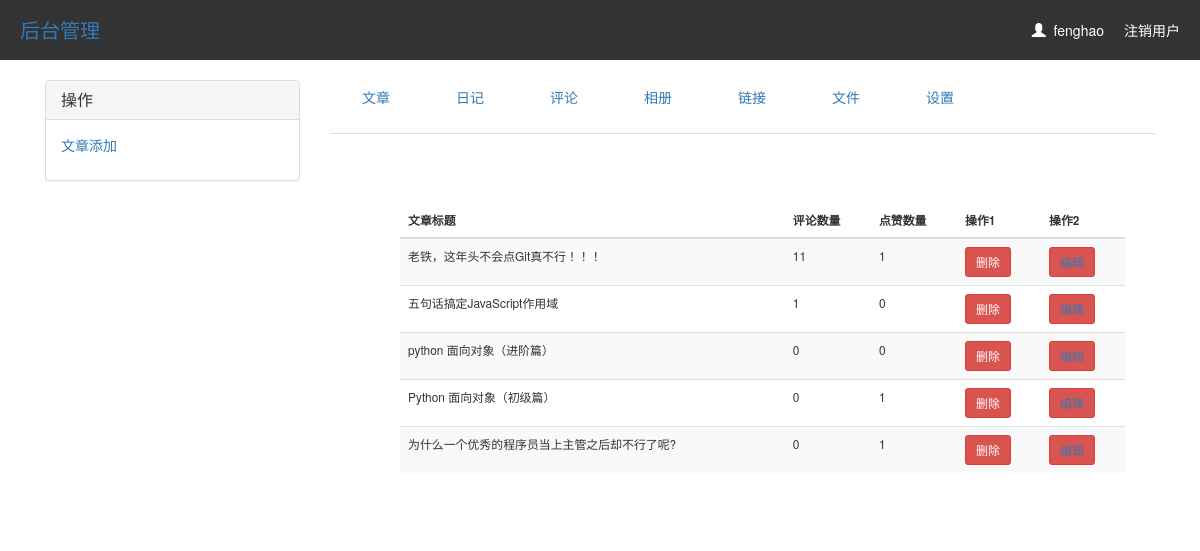
Screenshot of /backend/ (signed in) with the database file from the repository.
### app01/models.py (models this page shows, shortened)
class UserInfo(AbstractUser):
    nid = models.AutoField(primary_key=True)
    telephone = models.CharField(max_length=11, null=True, unique=True)
    avatar = models.FileField(upload_to='avatars/', default="avatars/default.png")
    create_time = models.DateTimeField(verbose_name='创建时间', auto_now_add=True)
    blog = models.OneToOneField(to='Blog', to_field='nid', null=True, on_delete=models.CASCADE)

class Article(models.Model):
    nid = models.AutoField(primary_key=True)
    title = models.CharField(max_length=50, verbose_name='文章标题')
    desc = models.CharField(max_length=255, verbose_name='文章描述')
    create_time = models.DateTimeField(verbose_name='创建时间', auto_now_add=True)
    content = models.TextField()
    comment_count = models.IntegerField(default=0)
    up_count = models.IntegerField(default=0)
    down_count = models.IntegerField(default=0)
    user = models.ForeignKey(verbose_name='作者', to='UserInfo', to_field='nid', on_delete=models.CASCADE)
    category = models.ForeignKey(to='Category', to_field='nid', null=True, on_delete=models.CASCADE)
    tags = models.ManyToManyField(
        to="Tag",
        through='Article2Tag',
    )

### app01/views.py (the view)
# urls.py: path('backend/', views.backend),
def backend(request):
    user = request.user
    article_list = Article.objects.filter(user=user)
    return render(request, "backend/backend.html", locals())

### templates/backend/backend.html (shortened to what this page needs)
{% extends 'backend/base.html' %}
{% block content %}
 <div class="article_list small">
                             <table class="table table-hover table-striped ">
                                 <thead>
                                     <th>文章标题</th>
                                     <th>评论数量</th>
                                     <th>点赞数量</th>
                                     <th>操作1</th>
                                     <th>操作2</th>
                                 </thead>
                                 <tbody>
                                     {% for article in article_list %}
                                     <tr id="p{{ article.pk }}">
                                         <td>{{ article.title }}</td>
                                         <td>{{ article.comment_count }}</td>
                                         <td>{{ article.up_count }}</td>
                                         <td><button type="submit" class="del btn btn-danger btn-sm" name="{{ article.title }}" value="{{ article.pk }}">删除</button></td>
                                         <td><button type="submit" class="del btn btn-danger btn-sm" ><a href="/edit_article/{{ article.pk }}/">编辑</a></button></td>
                                     </tr>
                                     {% endfor %}
                                 </tbody>
                             </table>
                        </div>
{% endblock %}

### templates/backend/base.html (shortened to what this page needs)
<!DOCTYPE html>
<html lang="en">
<head>
    <link rel="stylesheet" href="/static/bootstrap/css/bootstrap.css">
    <link rel="stylesheet" href="/static/css/backend.css">
</head>
<body>
<div class="header">
    <p class="title">
        <a href="/backend/">后台管理</a>
        <a class="info" href="/logout/">注销用户</a>
        <span class="info"><span class="glyphicon glyphicon-user"></span>&nbsp;&nbsp;{{ request.user.username }}</span>
    </p>
</div>
<div class="container">
    <div class="col-md-3">
        <div class="panel-group" id="accordion" role="tablist" aria-multiselectable="true">
            <div class="panel panel-default">
                <div class="panel-heading" role="tab" id="headingOne">
                    <h4 class="panel-title">
                        <a role="button" data-toggle="collapse" data-parent="#accordion" href="#collapseOne"
                           aria-expanded="true" aria-controls="collapseOne">
                            操作
                        </a>
                    </h4>
                </div>
                <div id="collapseOne" class="panel-collapse collapse in" role="tabpanel" aria-labelledby="headingOne">
                    <div class="panel-body">
                        <p><a href="/backend/add_article/">文章添加</a></p>
                    </div>
                </div>
            </div>
        </div>
    </div>
    <div class="col-md-9">
        <div>
            <ul class="nav nav-tabs" role="tablist">
                <li role="presentation" class="alert"><a href="#home" aria-controls="home" role="tab"
                                           data-toggle="tab">文章</a></li>
                <li role="presentation" class="alert"><a href="#profile" aria-controls="profile" role="tab"
                                           data-toggle="tab">日记</a></li>
                <li role="presentation" class="alert"><a href="#messages" aria-controls="messages" role="tab" data-toggle="tab">评论</a>
                </li>
                <li role="presentation" class="alert"><a href="#settings" aria-controls="settings" role="tab" data-toggle="tab">相册</a>
                </li>
                <li role="presentation" class="alert"><a href="#settings" aria-controls="settings" role="tab" data-toggle="tab">链接</a>
                </li>
                <li role="presentation" class="alert"><a href="#settings" aria-controls="settings" role="tab" data-toggle="tab">文件</a>
                </li>
                <li role="presentation" class="alert"><a href="#settings" aria-controls="settings" role="tab" data-toggle="tab">设置</a>
                </li>
            </ul>
            <div class="tab-content">
                <div role="tabpanel" class="tab-pane active" id="home">
                    {% block content %}
                    {% endblock %}
                </div>
            </div>
        </div>
    </div>
</div>
</body>
</html>

### static/css/backend.css (style rules this page uses)
* { margin: 0; padding: 0; }
.header { width: 100%; height: 60px; background-color: #333333; line-height: 60px; }
.header .title { color: white; font-size: 20px; margin-left: 20px; font-weight: 100; }
.header .title .info { float: right; margin-right: 20px; font-size: 14px; text-decoration: none; color: white; }
#accordion { margin-top: 20px; }
.article_list { padding: 30px; }
.tab-pane { margin-top: 40px; margin-left: 40px; }

### rows the page displays
UserInfo: user.username "fenghao"
Article: title "老铁，这年头不会点Git真不行！！！", comment_count "11", up_count "1"
Article: title "五句话搞定JavaScript作用域", comment_count "1", up_count "0"
Article: title "python 面向对象（进阶篇）", comment_count "0", up_count "0"
Article: title "Python 面向对象（初级篇）", comment_count "0", up_count "1"
Article: title "为什么一个优秀的程序员当上主管之后却不行了呢?", comment_count "0", up_count "1"
